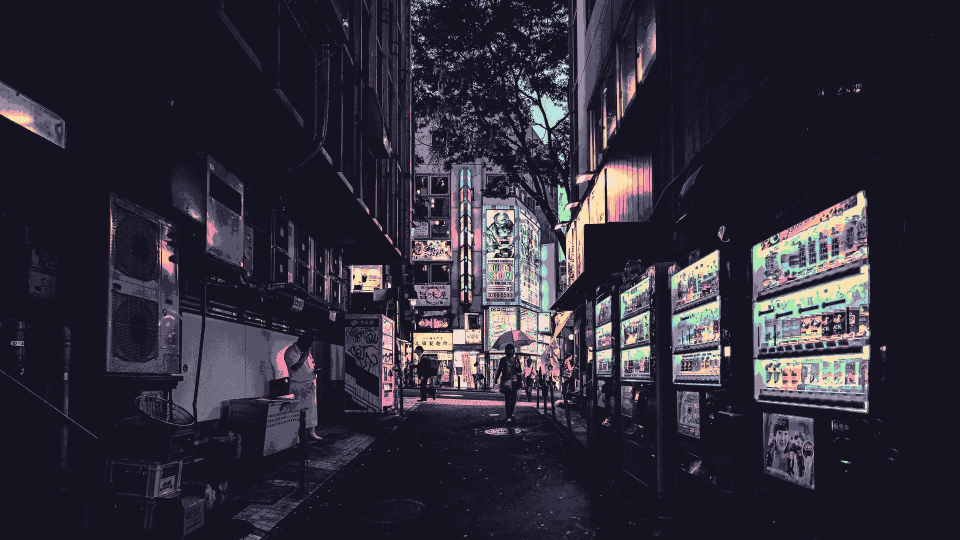
#> input picture wallpapers/Pictures/Wallpapers/wallpaper.jpg, 1920 x 1080 px (shown at 1/2 size)
$ python -i wallpaper.py   (imports and definitions only)
#> lines starting #> are read from the running program, lines starting #| are printed output that depends on the picture
#!/usr/bin/env python3
"""Two-stage Rofi wallpaper picker (HyDE-style filmstrip).

Stage 1: horizontal filmstrip of wallpaper thumbnails (full-width band).
Stage 2: matugen seed-color chooser (compact card, chips + hex).
Apply:   matugen image <wall> -m dark --source-color-index N
         + awww img --transition-type center <wall>   (in parallel)

Deps: rofi (wayland), matugen, awww, python-pillow, util-linux (script).
"""
import hashlib
import os
import re
import select
import signal
import subprocess
import sys
import time
from concurrent.futures import ThreadPoolExecutor
from pathlib import Path

# ------------------------------- config -----------------------------------
WALL_DIRS  = [Path(os.environ.get("WALLPAPER_DIR", f"{Path.home()}/Pictures/Wallpapers"))]
EXTS       = {".png", ".jpg", ".jpeg", ".jfif", ".webp", ".bmp"}
MODE       = "dark"          # matugen -m
TRANSITION = "center"        # awww --transition-type
THUMB_SIZE = (300, 430)      # portrait canvas, like HyDE
THUMB_RAD  = 28
CACHE      = Path(os.environ.get("XDG_CACHE_HOME", f"{Path.home()}/.cache")) / "rofi-wallpaper"
SCRIPT     = Path(__file__).resolve()
THEME      = f"{Path.home()}/.config/rofi/themes/wallpaper.rasi"
SEED_THEME = f"{Path.home()}/.config/rofi/themes/wallpaper-seeds.rasi"
STATE_DIR  = Path(os.environ.get("XDG_STATE_HOME", f"{Path.home()}/.local/state")) / "rofi-wallpaper"
# ---------------------------------------------------------------------------
THUMBS, SWATCHES = CACHE / "thumbs", CACHE / "swatches"
HEX_RE = re.compile(r"#[0-9a-fA-F]{6}\b")
DN = subprocess.DEVNULL


# [91 lines left out: functions dedupe, log, thumbnail, swatch, capture_picker, not called in this run]


def pil_colors(wall: Path):
    """Last-resort dominant colors (order won't match matugen's picker)."""
    try:
        from PIL import Image
        with Image.open(wall) as im:
#> im is the input picture: PIL image 1920x1080 RGBA; mean R, G, B, A 47.1, 43.5, 56.3, 255
            im = im.convert("RGB"); im.thumbnail((160, 160))
#> after `im.thumbnail((160, 160))`:
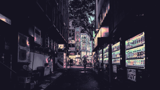
#> im: PIL image 160x90 RGB; mean R, G, B 47.1, 43.5, 56.3
            q = im.quantize(colors=5, method=Image.Quantize.MEDIANCUT)
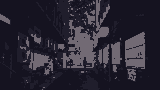
#> q: PIL image 160x90 P; mean R, G, B 41.2, 38.1, 50.7
            pal = q.getpalette()
#> pal = [114, 106, 116, 32, 30, 44, 21, 19, 32, 20, 19, 32, 19, 17, 30]
            return [f"#{pal[i*3]:02x}{pal[i*3+1]:02x}{pal[i*3+2]:02x}"
                    for _, i in sorted(q.getcolors() or [], key=lambda c: -c[0])]
    except Exception:
        return []


# [128 lines left out: functions get_seed_colors, list_wallpapers, on_wallpaper_picked, list_seeds, on_seed_picked, apply and 1 more, not called in this run]


# [2 lines not run here, left out]

>>> result = pil_colors('../../../../wallpapers/Pictures/Wallpapers/wallpaper.jpg')
#> result = ['#151320', '#201e2c', '#726a74', '#141320', '#13111e']

$ run again, on wallpapers/Pictures/Wallpapers/wallhaven-6dygpl_1920x1080.png
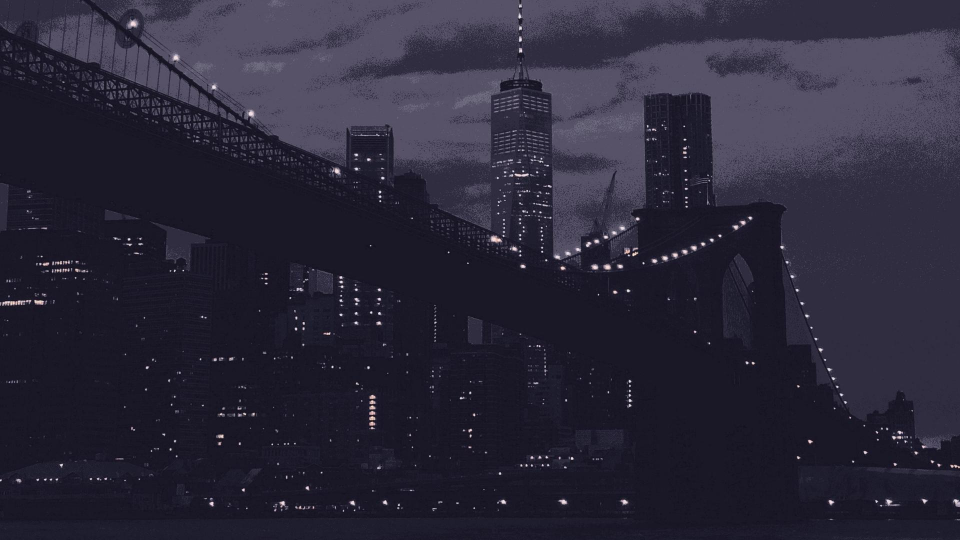
#> input picture wallpapers/Pictures/Wallpapers/wallhaven-6dygpl_1920x1080.png, 1920 x 1080 px (shown at 1/2 size)
#> in pil_colors, im is the input picture: PIL image 1920x1080 RGBA; mean R, G, B, A 42.8, 40, 56.8, 255
#> im: PIL image 1920x1080 RGB
#> in pil_colors, `im.thumbnail((160, 160))`:
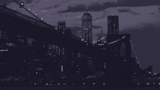
#> im: PIL image 160x90 RGB; mean R, G, B 42.8, 40, 56.8
#> pal = [77, 72, 93, 41, 39, 56, 27, 25, 39, 25, 24, 38, 25, 23, 37]
#> result = ['#4d485d', '#292738', '#191826', '#1b1927', '#191725']

$ run again, on wallpapers/Pictures/Wallpapers/wallhaven-jeeq3q_1920x1080.png
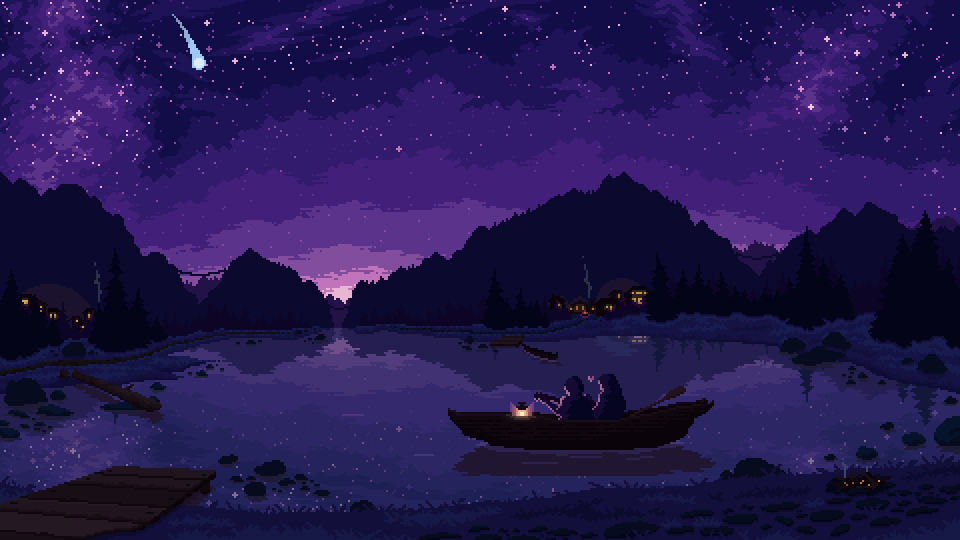
#> input picture wallpapers/Pictures/Wallpapers/wallhaven-jeeq3q_1920x1080.png, 1920 x 1080 px (shown at 1/2 size)
#> in pil_colors, im is the input picture: PIL image 1920x1080 RGBA; mean R, G, B, A 35.8, 23.9, 79.7, 255
#> im: PIL image 1920x1080 RGB
#> in pil_colors, `im.thumbnail((160, 160))`:
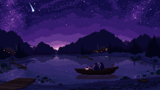
#> im: PIL image 160x90 RGB; mean R, G, B 35.8, 23.9, 79.7
#> in pil_colors, `q = im.quantize(colors=5, method=Image.Quantize.MEDIANCUT)`:
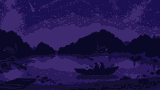
#> q: PIL image 160x90 P; mean R, G, B 33.8, 22.7, 77.6
#> pal = [62, 42, 113, 43, 27, 92, 27, 17, 82, 21, 16, 52, 10, 8, 39]
#> result = ['#2b1b5c', '#0a0827', '#3e2a71', '#1b1152', '#151034']
